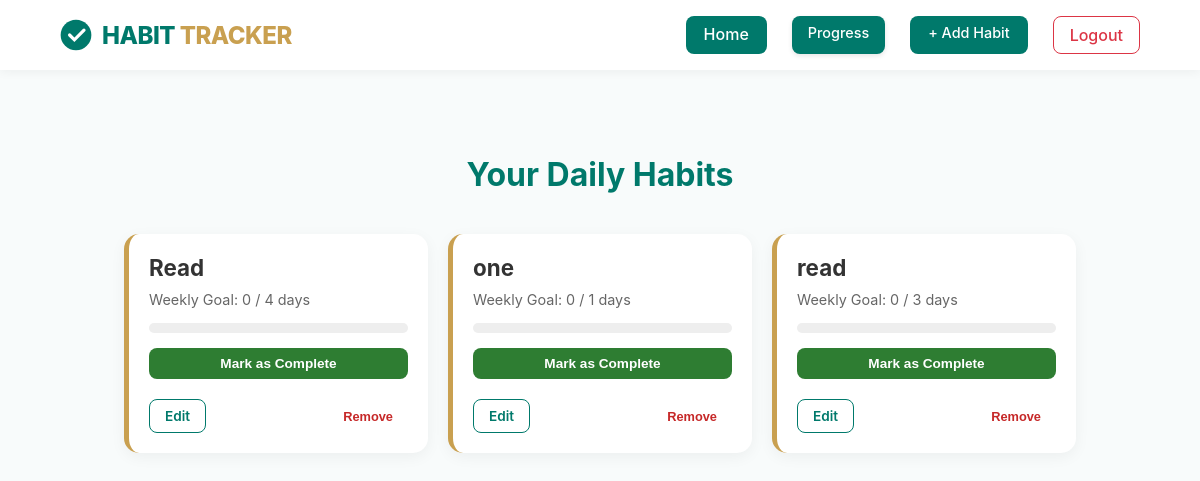
Before: / (signed in) with the older database file.
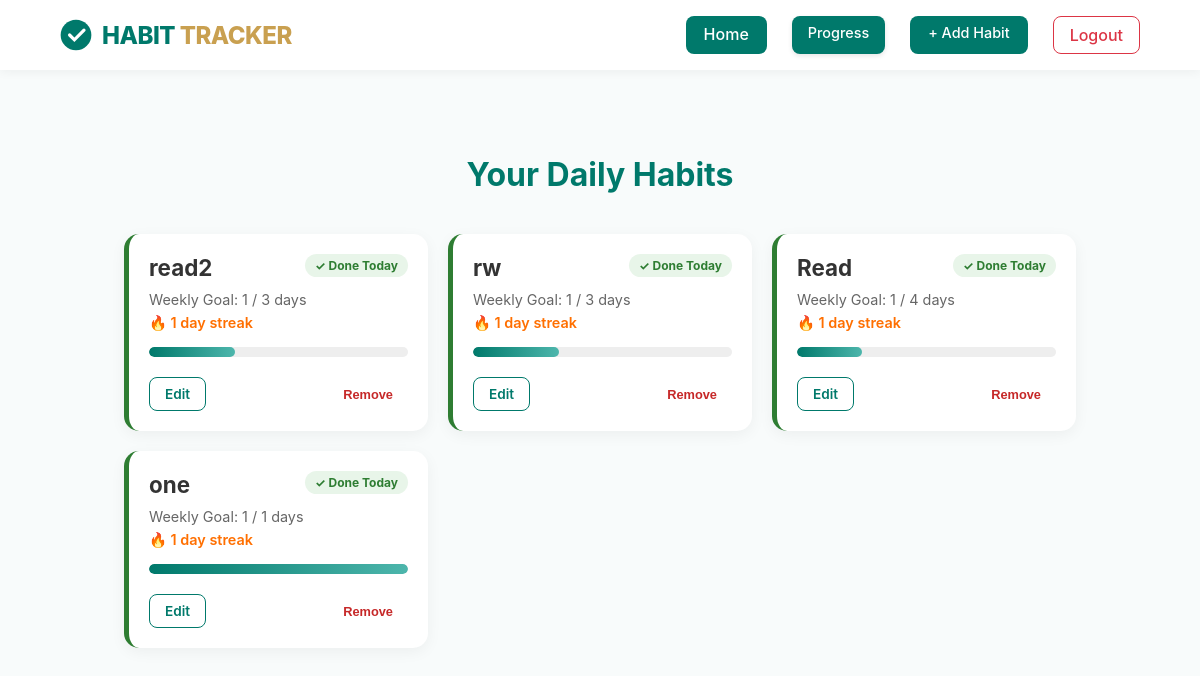
After: the same page with the newer database file.
### tables this page shows
CREATE TABLE habits(
             id INTEGER PRIMARY KEY AUTOINCREMENT,
             user_id INTEGER NOT NULL,
             name TEXT NOT NULL,
             target_days INTEGER NOT NULL,
             created_at DATE DEFAULT CURRENT_DATE,
             FOREIGN KEY(user_id) REFERENCES users(id)
             );

### app.py (the view)
@app.route("/")
@login_required
def index():
    habits = db.execute("""
        SELECT
            habits.id,
            habits.name,
            habits.target_days,

            COUNT(CASE
                WHEN strftime('%Y-%W', habit_logs.completed_date) = strftime('%Y-%W','now')
                THEN 1
            END) AS completed_this_week,

            COALESCE(MAX(CASE
                WHEN habit_logs.completed_date = date('now')
                THEN 1
            END), 0) AS completed_today

        FROM habits

        LEFT JOIN habit_logs
            ON habits.id = habit_logs.habit_id

        WHERE habits.user_id = ?

        GROUP BY habits.id

        ORDER BY habits.created_at DESC

    """, session["user_id"])
    for habit in habits:
        logs = db.execute("""
            SELECT completed_date
            FROM habit_logs
            WHERE habit_id = ?
            ORDER BY completed_date DESC
        """, habit["id"])
        completed_dates = {row["completed_date"] for row in logs}
        streak = 0
        current_day = date.today()
        while current_day.isoformat() in completed_dates:
            streak += 1
            current_day -= timedelta(days=1)
        habit["streak"] = streak
    return render_template("index.html", habits=habits)

### helpers.py (called while the page is built)
def login_required(f):
    @wraps(f)
    def decorated_function(*args, **kwargs):
        if session.get("user_id") is None:
            return redirect("/login")
        return f(*args, **kwargs)
    return decorated_function

### templates/index.html
{% extends "layout.html" %}
{% block body %}
<div class="container">
    <div class="dashboard-header">
        <h1>Your Daily Habits</h1>
    </div>
    {% if habits %}
    <div class="habit-grid">
        {% for habit in habits %}
        <div class="habit-card {% if habit.completed_today %}completed{% endif %}">
            <div style="display: flex; justify-content: space-between; align-items: flex-start;">
                <h3 class="habit-name">{{ habit.name }}</h3>
                {% if habit.completed_today %}
                    <span class="status-badge">✓ Done Today</span>
                {% endif %}
            </div>
            <div class="stats-text">
                Weekly Goal: {{ habit.completed_this_week }} / {{ habit.target_days }} days
            </div>
            {% if habit.streak > 0 %}
<div class="streak-text">
    🔥 {{ habit.streak }} day{% if habit.streak != 1 %}s{% endif %} streak
</div>
{% endif %}
            <div class="progress-container">
                {% set percent = (habit.completed_this_week / habit.target_days * 100) if habit.target_days > 0 else 0 %}
                <div class="progress-bar" style="width: {{ percent }}%;"></div>
            </div>
            {% if not habit.completed_today %}
            <form action="/complete/{{ habit.id }}" method="post">
                <button type="submit" class="btn btn-complete">Mark as Complete</button>
            </form>
            {% endif %}
            <div class="card-actions">
                <a href="/edit/{{ habit.id }}" class="btn btn-edit">Edit</a>
                <form action="/delete/{{ habit.id }}" method="post" onsubmit="return confirm('Delete this habit?')">
                    <button type="submit" class="btn btn-delete">Remove</button>
                </form>
            </div>
        </div>
        {% endfor %}
    </div>
    {% else %}
    <div style="text-align: center; padding: 50px;">
        <p style="color: #666;">No habits tracked yet. Start your journey!</p>
        <a href="/add" class="btn btn-complete" style="display: inline-block; width: auto;">Add Your First Habit</a>
    </div>
    {% endif %}
</div>
{% endblock %}

### templates/layout.html (shortened to what this page needs)
<!DOCTYPE html>
<html lang="en">
<head>
    <link rel="stylesheet" href="{{ url_for('static', filename='styles.css') }}">
</head>
<body>
    <nav>
        <a href="/" class="brand">
            <svg width="32" height="32" viewBox="0 0 100 100">
                <circle cx="50" cy="50" r="48" fill="#00796B" />
                <path d="M30,50 l15,15 l30,-30" stroke="white" stroke-width="10" fill="none" stroke-linecap="round"/>
            </svg>
            <span class="brand-name">Habit <span class="brand-sub">Tracker</span></span>
        </a>
        <div class="nav-links">
            {% if session.get("user_id") %}
                <a href="/" class = "nav-home-btn">Home</a>
                <a href="/progress" class="btn-progress">Progress</a>
                <a href="/add" class="btn-add">+ Add Habit</a>
                <a href="/logout" class="btn-logout">Logout</a>
            {% else %}
                <a href="/login">Login</a>
                <a href="/register">Register</a>
            {% endif %}
        </div>
    </nav>
    <div class="container">
        {% block body %}{% endblock %}
    </div>
</body>
</html>

### static/styles.css (style rules this page uses)
body { font-family: 'Inter', -apple-system, sans-serif; margin: 0; background-color: #f8fbfb; }
nav { background: white; padding: 1rem 5%; display: flex; justify-content: space-between; align-items: center; box-shadow: 0 2px 10px rgba(0,0,0,0.05); position: sticky; top: 0; z-index: 1000; }
.brand { display: flex; align-items: center; text-decoration: none; gap: 10px; }
.brand-name { font-size: 1.5rem; font-weight: 800; color: #00796B; text-transform: uppercase; letter-spacing: -0.5px; }
.brand-sub { color: #C9A050; }
.nav-links { display: flex; gap: 20px; }
.nav-links a { text-decoration: none; color: #546E7A; font-weight: 500; transition: color 0.2s; }
.btn-add { background-color: #00796B; color: white !important; padding: 8px 16px; border-radius: 8px; font-size: 0.9rem; }
.container { padding: 2rem 5%; }
.btn-logout { border: 1px solid #C62828; color: #C62828 !important; padding: 8px 16px; border-radius: 8px; }
:root { --primary-teal: #00796B; --accent-gold: #C9A050; --success-green: #2E7D32; --danger-red: #C62828; --bg-light: #f8fbfb; }
.dashboard-header { text-align: center; margin-bottom: 30px; color: var(--primary-teal); }
.habit-grid { display: grid; grid-template-columns: repeat(auto-fill, minmax(300px, 1fr)); gap: 20px; padding: 10px; }
.habit-card { background: white; border-radius: 15px; padding: 20px; box-shadow: 0 4px 15px rgba(0,0,0,0.05); border-left: 5px solid var(--accent-gold); transition: transform 0.2s; }
.habit-card.completed { border-left-color: var(--success-green); }
.habit-name { font-size: 1.4rem; margin: 0 0 10px 0; color: #333; }
.progress-container { background: #eee; border-radius: 10px; height: 10px; margin: 15px 0; overflow: hidden; }
.progress-bar { background: linear-gradient(90deg, var(--primary-teal), #4db6ac); height: 100%; border-radius: 10px; }
.stats-text { font-size: 0.9rem; color: #666; }
.card-actions { display: flex; justify-content: space-between; align-items: center; margin-top: 20px; }
.btn { padding: 8px 15px; border-radius: 8px; border: none; cursor: pointer; font-weight: 600; text-decoration: none; font-size: 0.85rem; transition: opacity 0.2s; }
.btn-edit { color: var(--primary-teal); border: 1px solid var(--primary-teal); }
.btn-delete { background: none; color: var(--danger-red); font-size: 0.8rem; }
.status-badge { display: inline-block; padding: 4px 10px; border-radius: 20px; font-size: 0.75rem; background: #e8f5e9; color: var(--success-green); font-weight: bold; }
.btn-progress { background-color: #00796B; color: white !important; padding: 8px 16px; border-radius: 8px; font-size: 0.9rem; font-weight: 600; text-decoration: none; display: inline-block; border: none; transition: background-color 0.2s, transform 0.1s; box-shadow: 0 2px 5px rgba(0,0,0,0.1); }
nav .btn-progress { margin-left: 10px; }
.btn-add { background-color: #00796B; color: white !important; padding: 8px 18px; border-radius: 8px; font-weight: 700; transition: all 0.3s ease; display: inline-block; text-decoration: none; }
.btn-logout { color: #dc3545 !important; border: 1px solid #dc3545; padding: 8px 16px; border-radius: 8px; font-weight: 600; transition: all 0.3s ease; text-decoration: none; background-color: transparent; }
.streak-text { margin-top: 6px; font-size: 0.9rem; font-weight: 600; color: #ff6f00; }
.nav-home-btn { background-color: #00796B; color: white !important; padding: 8px 18px; border-radius: 8px; font-weight: 700; text-decoration: none; display: inline-block; transition: all 0.3s ease; border: none; }
.nav-links a + a { margin-left: 5px; }

Changed rows visible on the page:
removed habits: name "read", completed_this_week "0", target_days "3"
added habits: name "read2", shows "✓ Done Today", completed_this_week "1", target_days "3", streak "1", {{ percent }} 33.33333333333333 (drawn)
added habits: name "rw", shows "✓ Done Today", completed_this_week "1", target_days "3", streak "1", {{ percent }} 33.33333333333333 (drawn)
shown differently, row unchanged: habits "Read": completed_this_week "0" → "1"; streak (not shown) → "1"; text "Mark as Complete" → "✓ Done Today 🔥 day streak"
shown differently, row unchanged: habits "one": completed_this_week "0" → "1"; streak (not shown) → "1"; text "Mark as Complete" → "✓ Done Today 🔥 day streak"
